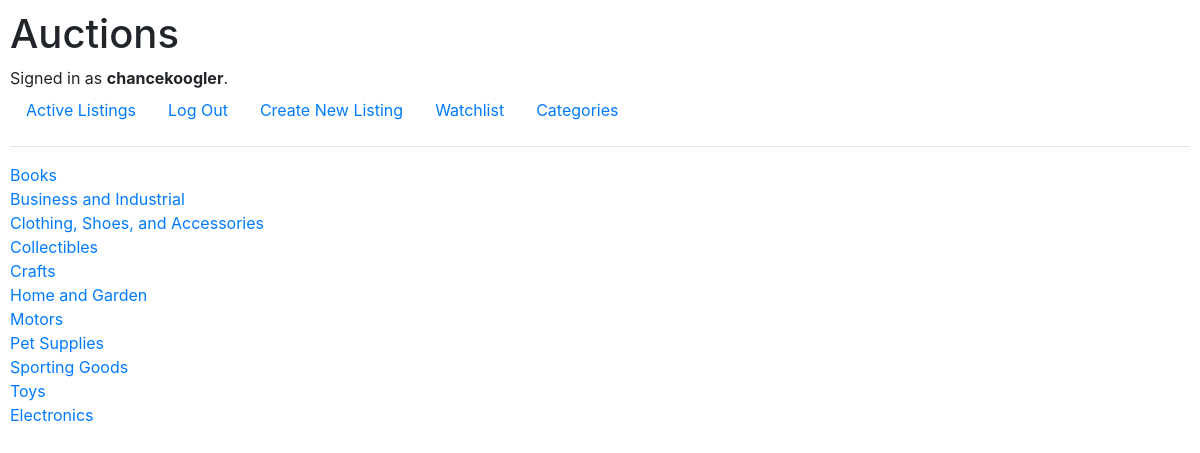
Page /category (signed in) on the committed database.
### auctions/models.py (models this page shows)
class User(AbstractUser):
    pass

class Category(models.Model):
    title = models.CharField(max_length=40, null=True, blank=True)
    def __str__(self):
        return str(self.title)

### auctions/views.py (the view)
# urls.py: path("category", views.category, name="category"),
def category(request):
    allCat = Category.objects.all()
    return render(request, "auctions/category.html", {
        "categories": allCat
    })

### auctions/templates/auctions/category.html
{% extends "auctions/layout.html" %}
{% block body %}
{% for category in categories %}
<a href="{% url 'itemsOfCat' category %}">{{category}}</a>
<br>
{% endfor %}
{% endblock %}

### auctions/templates/auctions/layout.html (shortened to what this page needs)
{% load static %}
<!DOCTYPE html>
<html lang="en">
    <head>
        <link rel="stylesheet" href="https://stackpath.bootstrapcdn.com/bootstrap/4.4.1/css/bootstrap.min.css">
        <link href="{% static 'auctions/styles.css' %}" rel="stylesheet">
    </head>
    <body>
        <h1>Auctions</h1>
        <div>
            {% if user.is_authenticated %}
                Signed in as <strong>{{ user.username }}</strong>.
            {% else %}
                Not signed in.
            {% endif %}
        </div>
        <ul class="nav">
            <li class="nav-item">
                <a class="nav-link" href="{% url 'listings' %}">Active Listings</a>
            </li>
            {% if user.is_authenticated %}
                <li class="nav-item">
                    <a class="nav-link" href="{% url 'logout' %}">Log Out</a>
                </li>
                    <a class="nav-link" href="{% url 'create' %}">Create New Listing</a>
                <li class="nav-item">
                    <a class="nav-link" href="{% url 'watchlist' %}">Watchlist</a>
                </li>
                <li class="nav-item">
                    <a class="nav-link" href="{% url 'category' %}">Categories</a>
                </li>
            {% endif %}
        </ul>
        <hr>
        {% block body %}
        {% endblock %}
    </body>
</html>

### auctions/static/auctions/styles.css (style rules this page uses)
body { padding: 10px; }

### rows in the picture
User: username "chancekoogler"
Category: title "Books"
Category: title "Business and Industrial"
Category: title "Clothing, Shoes, and Accessories"
Category: title "Collectibles"
Category: title "Crafts"
Category: title "Home and Garden"
Category: title "Motors"
Category: title "Pet Supplies"
Category: title "Sporting Goods"
Category: title "Toys"
Category: title "Electronics"
